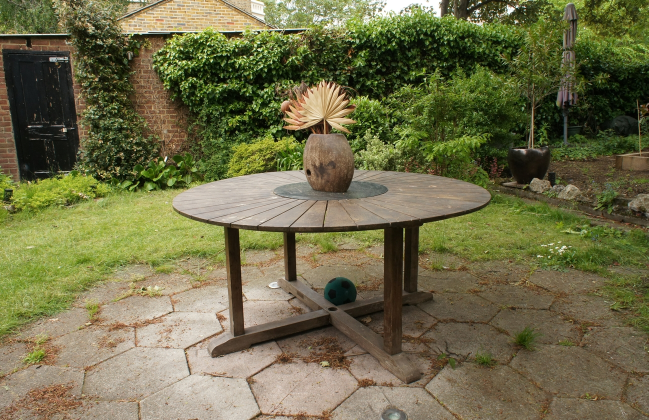
#> input picture data/garden/images/DSC07956.JPG, 1297 x 840 px, found by its file name (shown at 1/2 size); its folder holds 4 pictures in this run
$ python resize_images.py
#> lines starting #> are read from the running program, lines starting #| are printed output that depends on the picture
import os
from PIL import Image
from tqdm import tqdm

# 指定源文件夹和目标文件夹
src_folder = '/root/Nerf/Data/mipnerf360/garden/images'
dst_folder = '/root/Nerf/Data/mipnerf360/garden/resized_3_times/images'
TIMES = 3

# 确保目标文件夹存在
os.makedirs(dst_folder, exist_ok=True)

# 遍历源文件夹中的所有.JPG文件
for idx, filename in enumerate(tqdm(os.listdir(src_folder), desc="resized progress")):
    if filename.endswith('.JPG'):
        # 打开图像
        img = Image.open(os.path.join(src_folder, filename))
#> img is the input picture: PIL image 1297x840 RGB; mean R, G, B 111.8, 109.4, 73

        # 计算新的尺寸
        new_size = (img.width // TIMES, img.height // TIMES)
#> new_size = (432, 280)

        # 调整大小
        img_resized = img.resize(new_size)
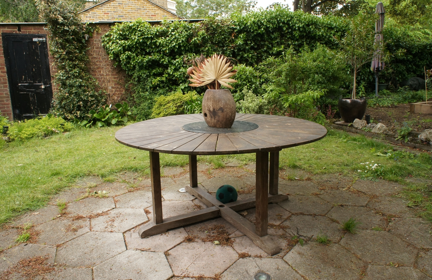
#> img_resized: PIL image 432x280 RGB; mean R, G, B 111.8, 109.4, 73

        # 保存到目标文件夹
        img_resized.save(os.path.join(dst_folder, filename), quality=100)
#> pass 2 of the loop `for idx, filename in enumerate(tqdm(os.listdir(src_folder), desc="resi..`:
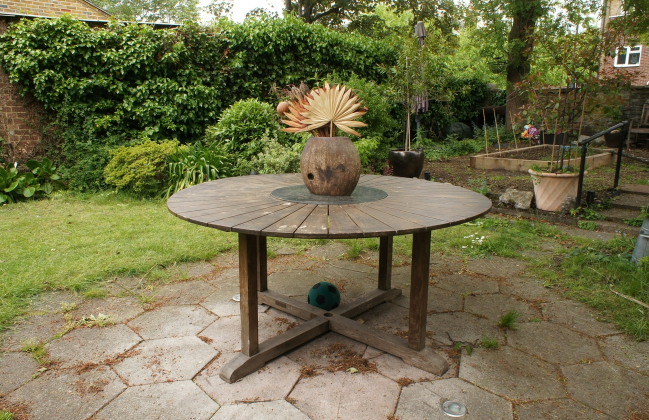
#> input picture data/garden/images/DSC07958.JPG, 1297 x 840 px, found by its file name (shown at 1/2 size)
#> img is the input picture: PIL image 1297x840 RGB; mean R, G, B 114, 111.2, 74.5
#> `img_resized = img.resize(new_size)`:
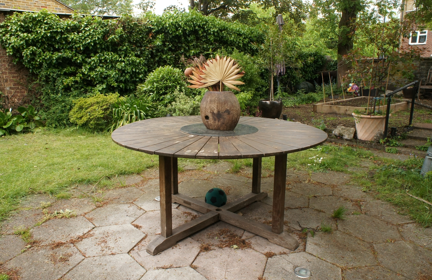
#> img_resized: PIL image 432x280 RGB; mean R, G, B 114, 111.2, 74.5
#> pass 3 of the loop `for idx, filename in enumerate(tqdm(os.listdir(src_folder), desc="resi..`:
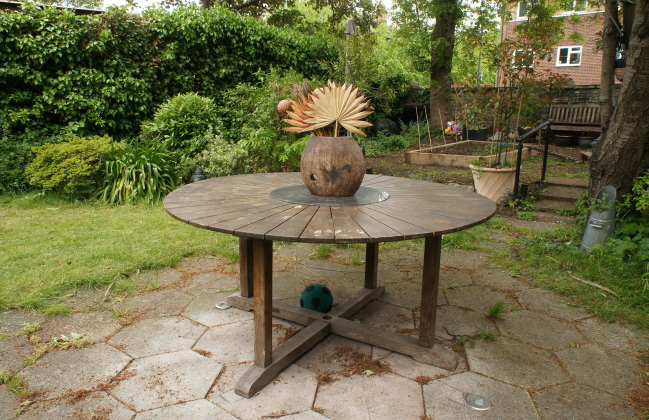
#> input picture data/garden/images/DSC07959.JPG, 1297 x 840 px, found by its file name (shown at 1/2 size)
#> img is the input picture: PIL image 1297x840 RGB; mean R, G, B 113, 109.7, 73.2
#> `img_resized = img.resize(new_size)`:
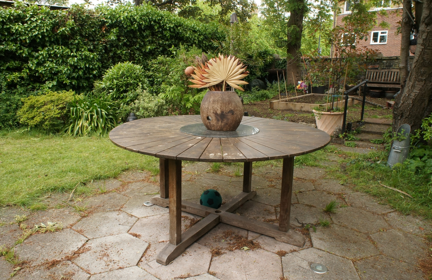
#> img_resized: PIL image 432x280 RGB; mean R, G, B 113, 109.7, 73.2
#> the loop made 4 passes; the first 3 are shown
